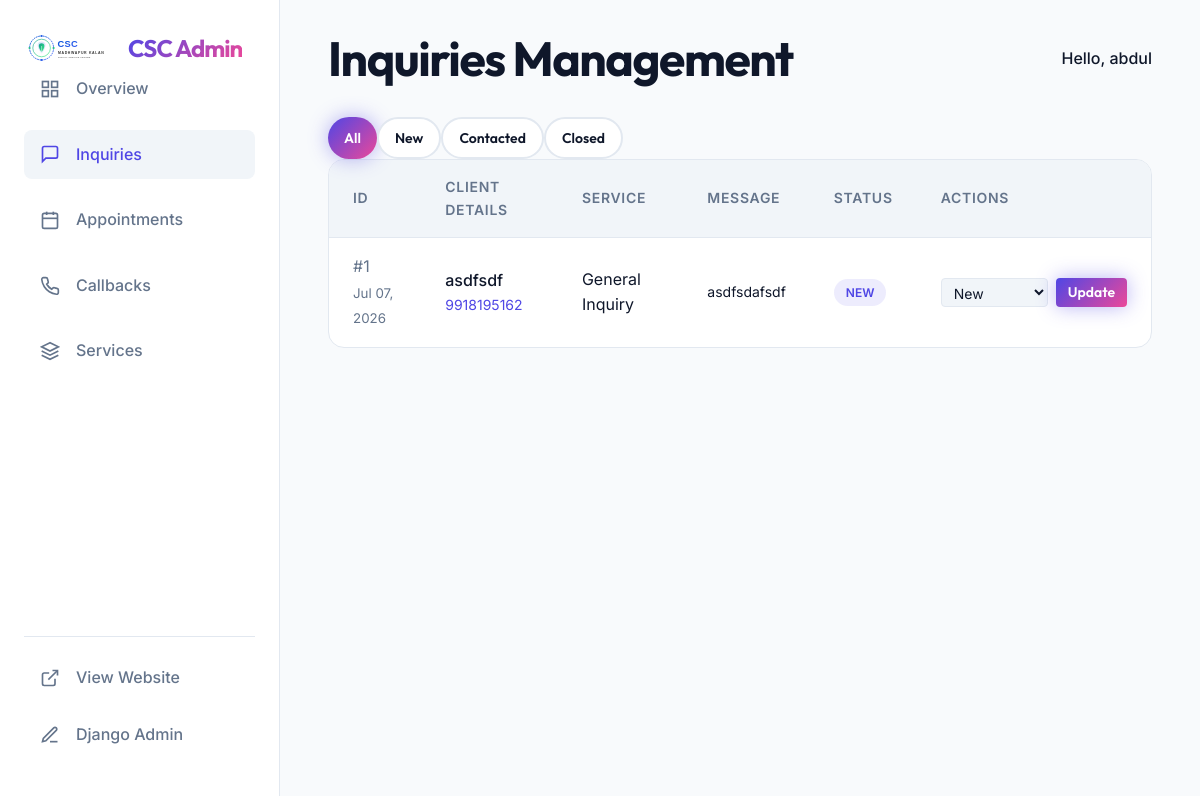
Page /dashboard/inquiries/ (signed in) on the committed database.
### core/models.py (models this page shows, shortened)
class Inquiry(models.Model):
    STATUS_CHOICES = (
        ('NEW', 'New'),
        ('CONTACTED', 'Contacted'),
        ('CLOSED', 'Closed'),
    )
    name = models.CharField(max_length=100)
    mobile_number = models.CharField(max_length=20)
    email = models.EmailField(blank=True)
    service_interested = models.ForeignKey(Service, on_delete=models.SET_NULL, null=True, blank=True)
    message = models.TextField()
    document = models.FileField(upload_to='inquiry_docs/', blank=True, null=True)
    status = models.CharField(max_length=20, choices=STATUS_CHOICES, default='NEW')
    notes = models.TextField(blank=True)
    created_at = models.DateTimeField(auto_now_add=True)
    class Meta:
        ordering = ['-created_at']

### dashboard/views.py (the view)
# urls.py: path('inquiries/', views.inquiries_list, name='dashboard_inquiries'),
@staff_member_required
def inquiries_list(request):
    status_filter = request.GET.get('status', '')
    inquiries = Inquiry.objects.all()
    if status_filter:
        inquiries = inquiries.filter(status=status_filter)
    context = {
        'inquiries': inquiries,
        'current_status': status_filter,
        'statuses': Inquiry.STATUS_CHOICES,
    }
    return render(request, 'dashboard/inquiries.html', context)

### templates/dashboard/inquiries.html (shortened to what this page needs)
{% extends 'dashboard/base.html' %}
{% block page_title %}Inquiries Management{% endblock %}
{% block content %}
<div class="mb-6 flex justify-between items-center" style="flex-wrap: wrap; gap: 1rem;">
    <div class="flex gap-2">
        <a href="{% url 'dashboard_inquiries' %}" class="btn {% if not current_status %}btn-primary{% else %}btn-outline{% endif %}" style="padding: 0.5rem 1rem; font-size: 0.875rem;">All</a>
        {% for status_code, status_label in statuses %}
        <a href="?status={{ status_code }}" class="btn {% if current_status == status_code %}btn-primary{% else %}btn-outline{% endif %}" style="padding: 0.5rem 1rem; font-size: 0.875rem;">{{ status_label }}</a>
        {% endfor %}
    </div>
</div>
<div class="table-container">
    <table>
        <thead>
            <tr>
                <th>ID</th>
                <th>Client Details</th>
                <th>Service</th>
                <th>Message</th>
                <th>Status</th>
                <th>Actions</th>
            </tr>
        </thead>
        <tbody>
            {% for inquiry in inquiries %}
            <tr>
                <td style="color: var(--ink-muted);">#{{ inquiry.id }}<br><small>{{ inquiry.created_at|date:"M d, Y" }}</small></td>
                <td>
                    <div style="font-weight: 500;">{{ inquiry.name }}</div>
                    <div style="font-size: 0.875rem; color: var(--ink-muted);">
                        <a href="tel:{{ inquiry.mobile_number }}">{{ inquiry.mobile_number }}</a><br>
                    </div>
                </td>
                <td>{{ inquiry.service_interested.name|default:"General Inquiry" }}</td>
                <td style="max-width: 300px;">
                    <p style="margin: 0; font-size: 0.875rem; text-overflow: ellipsis; overflow: hidden; display: -webkit-box; -webkit-line-clamp: 2; -webkit-box-orient: vertical;">{{ inquiry.message }}</p>
                </td>
                <td>
                    <span class="badge {% if inquiry.status == 'NEW' %}badge-new{% elif inquiry.status == 'CONTACTED' %}badge-pending{% else %}badge-closed{% endif %}">
                        {{ inquiry.get_status_display }}
                    </span>
                </td>
                <td>
                    <form method="POST" action="{% url 'update_inquiry_status' inquiry.id %}" style="display: flex; gap: 0.5rem;">
                        <select name="status" class="form-control" style="padding: 0.25rem 0.5rem; width: auto; font-size: 0.875rem; border-radius: 4px;">
                            {% for status_code, status_label in statuses %}
                            <option value="{{ status_code }}" {% if inquiry.status == status_code %}selected{% endif %}>{{ status_label }}</option>
                            {% endfor %}
                        </select>
                        <button type="submit" class="btn btn-primary" style="padding: 0.25rem 0.75rem; font-size: 0.875rem; border-radius: 4px;">Update</button>
                    </form>
                </td>
            </tr>
            {% empty %}
            <tr>
                <td colspan="6" style="text-align: center; color: var(--ink-muted); padding: 3rem;">No inquiries found matching this criteria.</td>
            </tr>
            {% endfor %}
        </tbody>
    </table>
</div>
{% endblock %}

### templates/dashboard/base.html (shortened to what this page needs)
{% load static %}
<!DOCTYPE html>
<html lang="en">
<head>
    <link rel="stylesheet" href="{% static 'css/base.css' %}">
</head>
<body x-data="{ sidebarOpen: false }">
    <div class="dashboard-layout">
        <aside class="sidebar" :class="{'open': sidebarOpen}">
            <div class="flex justify-between items-center mb-10">
                <div style="display: flex; align-items: center; gap: 0.5rem;">
                    <img src="{% static 'img/logo.svg' %}" alt="Logo" style="height: 32px; width: auto;">
                    <h1 class="text-gradient" style="font-size: 1.5rem; margin: 0;">CSC Admin</h1>
                </div>
            </div>
            <nav style="display: flex; flex-direction: column; gap: 0.5rem; flex: 1;">
                <a href="{% url 'dashboard_home' %}" class="sidebar-link {% if request.resolver_match.url_name == 'dashboard_home' %}active{% endif %}">
                    <svg width="20" height="20" viewBox="0 0 24 24" fill="none" stroke="currentColor" stroke-width="2"><rect x="3" y="3" width="7" height="7"></rect><rect x="14" y="3" width="7" height="7"></rect><rect x="14" y="14" width="7" height="7"></rect><rect x="3" y="14" width="7" height="7"></rect></svg>
                    Overview
                </a>
                <a href="{% url 'dashboard_inquiries' %}" class="sidebar-link {% if request.resolver_match.url_name == 'dashboard_inquiries' %}active{% endif %}">
                    <svg width="20" height="20" viewBox="0 0 24 24" fill="none" stroke="currentColor" stroke-width="2"><path d="M21 15a2 2 0 0 1-2 2H7l-4 4V5a2 2 0 0 1 2-2h14a2 2 0 0 1 2 2z"></path></svg>
                    Inquiries
                </a>
                <a href="{% url 'dashboard_appointments' %}" class="sidebar-link {% if request.resolver_match.url_name == 'dashboard_appointments' %}active{% endif %}">
                    <svg width="20" height="20" viewBox="0 0 24 24" fill="none" stroke="currentColor" stroke-width="2"><rect x="3" y="4" width="18" height="18" rx="2" ry="2"></rect><line x1="16" y1="2" x2="16" y2="6"></line><line x1="8" y1="2" x2="8" y2="6"></line><line x1="3" y1="10" x2="21" y2="10"></line></svg>
                    Appointments
                </a>
                <a href="{% url 'dashboard_callbacks' %}" class="sidebar-link {% if request.resolver_match.url_name == 'dashboard_callbacks' %}active{% endif %}">
                    Callbacks
                </a>
                <a href="{% url 'dashboard_services' %}" class="sidebar-link {% if request.resolver_match.url_name == 'dashboard_services' %}active{% endif %}">
                    <svg width="20" height="20" viewBox="0 0 24 24" fill="none" stroke="currentColor" stroke-width="2"><polygon points="12 2 2 7 12 12 22 7 12 2"></polygon><polyline points="2 17 12 22 22 17"></polyline><polyline points="2 12 12 17 22 12"></polyline></svg>
                    Services
                </a>
            </nav>
            <div style="margin-top: auto; padding-top: 1rem; border-top: 1px solid var(--border);">
                <a href="{% url 'home' %}" class="sidebar-link" target="_blank">
                    <svg width="20" height="20" viewBox="0 0 24 24" fill="none" stroke="currentColor" stroke-width="2"><path d="M18 13v6a2 2 0 0 1-2 2H5a2 2 0 0 1-2-2V8a2 2 0 0 1 2-2h6"></path><polyline points="15 3 21 3 21 9"></polyline><line x1="10" y1="14" x2="21" y2="3"></line></svg>
                    View Website
                </a>
                <a href="{% url 'admin:index' %}" class="sidebar-link">
                    <svg width="20" height="20" viewBox="0 0 24 24" fill="none" stroke="currentColor" stroke-width="2"><path d="M12 20h9"></path><path d="M16.5 3.5a2.121 2.121 0 0 1 3 3L7 19l-4 1 1-4L16.5 3.5z"></path></svg>
                    Django Admin
                </a>
            </div>
        </aside>
        <main class="main-content">
            <div class="flex justify-between items-center mb-8">
                <h2 style="margin: 0;">{% block page_title %}Dashboard{% endblock %}</h2>
                <div class="flex items-center gap-4">
                    <div style="font-weight: 500;">Hello, {{ user.username }}</div>
                </div>
            </div>
            {% block content %}
            {% endblock %}
        </main>
    </div>
</body>
</html>

### static/css/base.css (style rules this page uses)
:root { --primary: #4F46E5; --primary-glow: rgba(79, 70, 229, 0.4); --primary-hover: #4338CA; --secondary: #EC4899; --on-primary: #ffffff; --canvas: #F8FAFC; --surface-1: #ffffff; --surface-2: #F1F5F9; --surface-glass: rgba(255, 255, 255, 0.85); --ink: #0F172A; --ink-muted: #64748B; --border: #E2E8F0; --shadow-sm: 0 1px 2px 0 rgba(0, 0, 0, 0.05); --shadow-md: 0 10px 15px -3px rgba(0, 0, 0, 0.1), 0 4px 6px -2px rgba(0, 0, 0, 0.05); --shadow-lg: 0 20px 25px -5px rgba(0, 0, 0, 0.1), 0 10px 10px -5px rgba(0, 0, 0, 0.04); --shadow-glow: 0 0 20px var(--primary-glow); }
:root { --font-body: 'Inter', system-ui, sans-serif; --font-display: 'Outfit', system-ui, sans-serif; --radius-sm: 8px; --radius-md: 16px; --radius-lg: 24px; --radius-xl: 32px; --radius-pill: 9999px; --motion-fast: 150ms cubic-bezier(0.4, 0, 0.2, 1); --motion-base: 300ms cubic-bezier(0.4, 0, 0.2, 1); --motion-slow: 500ms cubic-bezier(0.4, 0, 0.2, 1); }
* { box-sizing: border-box; margin: 0; padding: 0; }
body { font-family: var(--font-body); font-size: 16px; line-height: 1.6; color: var(--ink); background-color: var(--canvas); transition: background-color var(--motion-base), color var(--motion-base); -webkit-font-smoothing: antialiased; overflow-x: hidden; }
h1, h2, h3, h4, h5, h6 { font-family: var(--font-display); font-weight: 700; line-height: 1.1; color: var(--ink); margin-bottom: 1rem; }
h1 { font-size: clamp(2.5rem, 6vw, 4.5rem); letter-spacing: -0.04em; }
h2 { font-size: clamp(2rem, 4vw, 3rem); letter-spacing: -0.03em; }
p { margin-bottom: 1.5rem; }
a { color: var(--primary); text-decoration: none; transition: color var(--motion-fast); }
.btn { display: inline-flex; align-items: center; justify-content: center; padding: 1rem 2rem; border-radius: var(--radius-pill); font-family: var(--font-display); font-weight: 600; font-size: 1.125rem; text-decoration: none; cursor: pointer; border: none; transition: all 0.3s cubic-bezier(0.25, 0.8, 0.25, 1); position: relative; overflow: hidden; z-index: 1; }
.btn::before { content: ''; position: absolute; top: 0; left: 0; right: 0; bottom: 0; background: linear-gradient(135deg, rgba(255,255,255,0.2), rgba(255,255,255,0)); z-index: -1; border-radius: var(--radius-pill); transition: opacity 0.3s ease; opacity: 0; }
.btn-primary { background: linear-gradient(135deg, var(--primary), var(--secondary)); color: #fff; box-shadow: var(--shadow-glow); }
.btn-outline { background: var(--surface-1); border: 2px solid var(--border); color: var(--ink); }
.text-gradient { background: linear-gradient(135deg, var(--primary) 0%, var(--secondary) 100%); -webkit-background-clip: text; -webkit-text-fill-color: transparent; background-clip: text; display: inline-block; }
.form-control { width: 100%; padding: 1.25rem 1.5rem; border: 1px solid var(--border); border-radius: var(--radius-md); font-family: var(--font-body); font-size: 1.1rem; background-color: var(--surface-2); color: var(--ink); transition: all var(--motion-fast); }
.mb-8 { margin-bottom: 2rem; }
.flex { display: flex; }
.gap-4 { gap: 1rem; }
.justify-between { justify-content: space-between; }
.items-center { align-items: center; }

### rows in the picture
Inquiry: id "1", created_at "Jul 07, 2026", name "asdfsdf", mobile_number "9918195162", service_interested.name "General Inquiry", message "asdfsdafsdf", status "NEW", status "New"

### other values in the picture
{{ user.username }} "abdul"
{{ status_label }} "New" "Contacted" "Closed"
